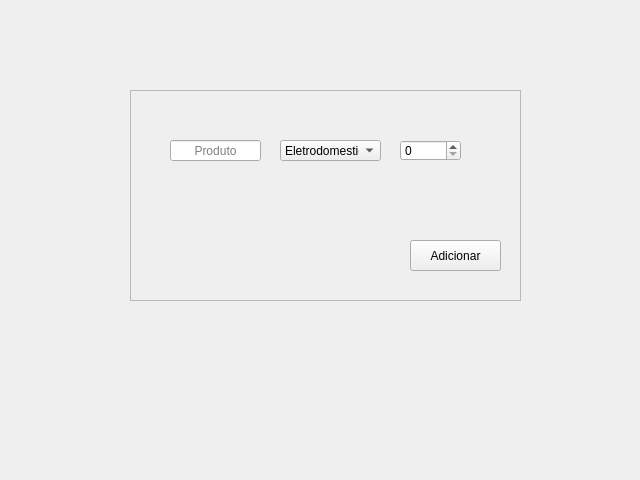
<?xml version="1.0" encoding="UTF-8"?>
<ui version="4.0">
 <class>MainWindow</class>
 <widget class="QMainWindow" name="MainWindow">
  <property name="geometry">
   <rect>
    <x>0</x>
    <y>0</y>
    <width>640</width>
    <height>480</height>
   </rect>
  </property>
  <property name="windowTitle">
   <string>MainWindow</string>
  </property>
  <widget class="QWidget" name="adicionar">
   <widget class="QFrame" name="frame">
    <property name="geometry">
     <rect>
      <x>130</x>
      <y>90</y>
      <width>391</width>
      <height>211</height>
     </rect>
    </property>
    <property name="frameShape">
     <enum>QFrame::StyledPanel</enum>
    </property>
    <property name="frameShadow">
     <enum>QFrame::Raised</enum>
    </property>
    <widget class="QPushButton" name="confirm">
     <property name="geometry">
      <rect>
       <x>280</x>
       <y>150</y>
       <width>91</width>
       <height>31</height>
      </rect>
     </property>
     <property name="text">
      <string>Adicionar</string>
     </property>
    </widget>
    <widget class="QLineEdit" name="nome">
     <property name="geometry">
      <rect>
       <x>40</x>
       <y>50</y>
       <width>91</width>
       <height>21</height>
      </rect>
     </property>
     <property name="text">
      <string/>
     </property>
     <property name="alignment">
      <set>Qt::AlignCenter</set>
     </property>
     <property name="placeholderText">
      <string>Produto</string>
     </property>
    </widget>
    <widget class="QComboBox" name="selecionar">
     <property name="geometry">
      <rect>
       <x>150</x>
       <y>50</y>
       <width>101</width>
       <height>21</height>
      </rect>
     </property>
     <property name="currentText">
      <string>Eletrodomestico</string>
     </property>
     <property name="currentIndex">
      <number>0</number>
     </property>
     <item>
      <property name="text">
       <string>Eletrodomestico</string>
      </property>
     </item>
     <item>
      <property name="text">
       <string>móvel</string>
      </property>
     </item>
     <item>
      <property name="text">
       <string>decoração</string>
      </property>
     </item>
     <item>
      <property name="text">
       <string>eletronico</string>
      </property>
     </item>
    </widget>
    <widget class="QSpinBox" name="quant">
     <property name="geometry">
      <rect>
       <x>270</x>
       <y>50</y>
       <width>61</width>
       <height>21</height>
      </rect>
     </property>
     <property name="maximum">
      <number>9000</number>
     </property>
    </widget>
   </widget>
  </widget>
 </widget>
 <resources/>
 <connections/>
</ui>
